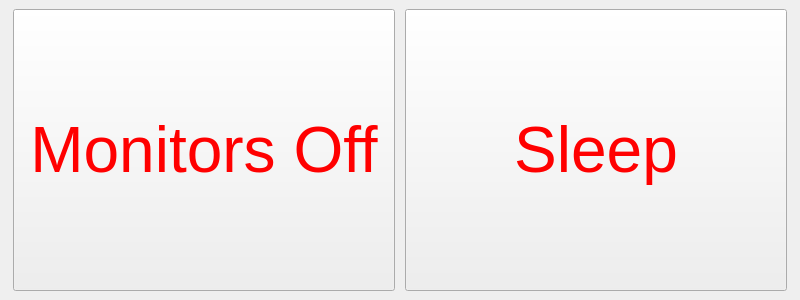
<?xml version="1.0" encoding="UTF-8"?>
<ui version="4.0">
 <class>window</class>
 <widget class="QMainWindow" name="window">
  <property name="geometry">
   <rect>
    <x>0</x>
    <y>0</y>
    <width>800</width>
    <height>300</height>
   </rect>
  </property>
  <property name="sizePolicy">
   <sizepolicy hsizetype="Expanding" vsizetype="Expanding">
    <horstretch>0</horstretch>
    <verstretch>0</verstretch>
   </sizepolicy>
  </property>
  <property name="font">
   <font>
    <weight>50</weight>
    <bold>false</bold>
   </font>
  </property>
  <property name="windowTitle">
   <string>nightwatch</string>
  </property>
  <property name="styleSheet">
   <string notr="true">:enabled {color: rgb(255, 0, 0)}</string>
  </property>
  <widget class="QWidget" name="central_widget">
   <layout class="QHBoxLayout" name="horizontalLayout">
    <item>
     <widget class="QPushButton" name="display_button">
      <property name="sizePolicy">
       <sizepolicy hsizetype="Fixed" vsizetype="Fixed">
        <horstretch>0</horstretch>
        <verstretch>0</verstretch>
       </sizepolicy>
      </property>
      <property name="minimumSize">
       <size>
        <width>382</width>
        <height>282</height>
       </size>
      </property>
      <property name="baseSize">
       <size>
        <width>0</width>
        <height>0</height>
       </size>
      </property>
      <property name="font">
       <font>
        <pointsize>48</pointsize>
       </font>
      </property>
      <property name="text">
       <string>Monitors Off</string>
      </property>
     </widget>
    </item>
    <item>
     <widget class="QPushButton" name="suspend_button">
      <property name="sizePolicy">
       <sizepolicy hsizetype="Fixed" vsizetype="Fixed">
        <horstretch>0</horstretch>
        <verstretch>0</verstretch>
       </sizepolicy>
      </property>
      <property name="minimumSize">
       <size>
        <width>382</width>
        <height>282</height>
       </size>
      </property>
      <property name="font">
       <font>
        <pointsize>48</pointsize>
       </font>
      </property>
      <property name="text">
       <string>Sleep</string>
      </property>
     </widget>
    </item>
   </layout>
  </widget>
 </widget>
 <resources/>
 <connections/>
</ui>
